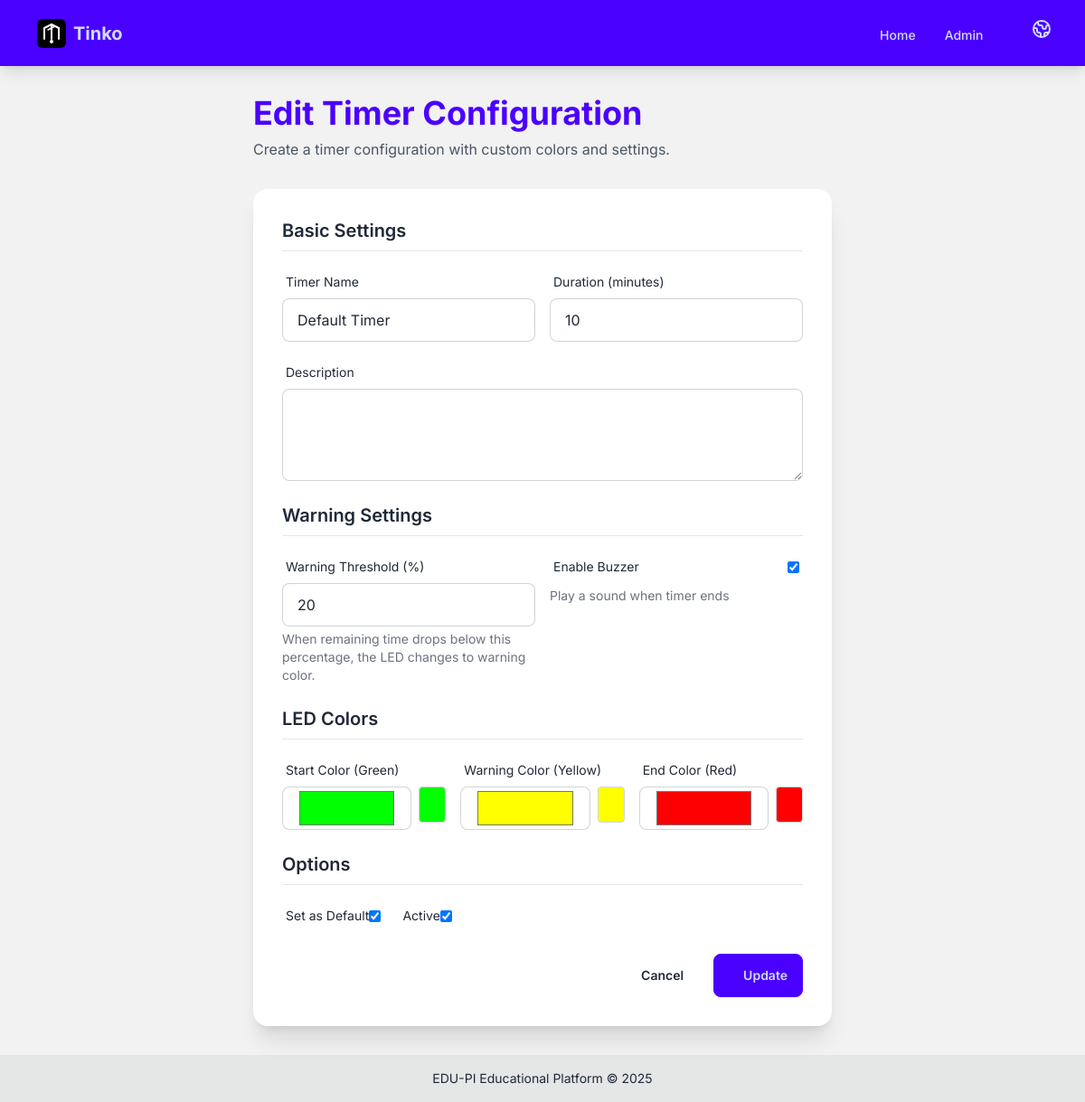
Page /plugins/edupi/activity_timer/configs/1/edit/ on the committed database.
### plugins/edupi/activity_timer/models.py (models this page shows, shortened)
class TimerConfig(models.Model):
    name = models.CharField(
        max_length=100,
        help_text=_("Name of the timer configuration"),
    )
    description = models.TextField(
        blank=True,
        help_text=_("Description of when to use this timer"),
    )
    duration_minutes = models.PositiveIntegerField(
        default=10,
        help_text=_("Duration in minutes"),
    )
    warning_threshold_percent = models.PositiveIntegerField(
        default=20,
        help_text=_("Percentage remaining when warning color appears"),
    )
    enable_buzzer = models.BooleanField(
        default=True,
        help_text=_("Play buzzer sound when timer ends"),
    )
    led_color_start = models.CharField(
        max_length=7,
        default="#00FF00",
        help_text=_("Hex color code for timer start (green)"),
    )
    led_color_warning = models.CharField(
        max_length=7,
        default="#FFFF00",
        help_text=_("Hex color code for warning state (yellow)"),
    )
    led_color_end = models.CharField(
        max_length=7,
        default="#FF0000",
        help_text=_("Hex color code for timer end (red)"),
    )
    is_default = models.BooleanField(
        default=False,
        help_text=_("Use this as the default configuration"),
    )
    is_active = models.BooleanField(
        default=True,
        help_text=_("Whether this configuration is active"),
    )
    created_at = models.DateTimeField(auto_now_add=True)
    updated_at = models.DateTimeField(auto_now=True)
    class Meta:
        app_label = "edupi_activity_timer"
        verbose_name = _("Timer Configuration")
        verbose_name_plural = _("Timer Configurations")
        ordering = ["name"]

### plugins/edupi/activity_timer/views.py (the view, shortened to what this page needs)
class TimerConfigUpdateView(View):
    def get(self, request, config_id):
        config = get_object_or_404(TimerConfig, id=config_id)
        form = TimerConfigForm(instance=config)
        context = {
            "title": _("Edit Timer Configuration"),
            "form": form,
            "config": config,
            "action": _("Update"),
        }
        return render(request, "activity_timer/config_form.html", context)

### plugins/edupi/activity_timer/templates/activity_timer/config_form.html (shortened to what this page needs)
{% extends "base.html" %}
{% load i18n %}
{% block content %}
<div class="container mx-auto px-4 py-8 max-w-2xl">
    <div class="mb-8">
        <h1 class="text-4xl font-bold text-primary mb-2">{{ title }}</h1>
        <p class="text-gray-600">
            {% trans "Create a timer configuration with custom colors and settings." %}
        </p>
    </div>
    <div class="card bg-base-100 shadow-xl">
        <div class="card-body">
            <form id="config-form" method="post" action="{% if config %}{% url 'activity_timer:config_update' config.id %}{% else %}{% url 'activity_timer:config_create' %}{% endif %}">
                <div class="mb-6">
                    <h2 class="text-xl font-semibold mb-4 pb-2 border-b">{% trans "Basic Settings" %}</h2>
                    <div class="grid grid-cols-1 md:grid-cols-2 gap-4">
                        <div class="form-control">
                            <label class="label">
                                <span class="label-text">{{ form.name.label }}</span>
                            </label>
                            {{ form.name }}
                        </div>
                        <div class="form-control">
                            <label class="label">
                                <span class="label-text">{{ form.duration_minutes.label }}</span>
                            </label>
                            {{ form.duration_minutes }}
                        </div>
                    </div>
                    <div class="form-control mt-4">
                        <label class="label">
                            <span class="label-text">{{ form.description.label }}</span>
                        </label>
                        {{ form.description }}
                    </div>
                </div>
                <div class="mb-6">
                    <h2 class="text-xl font-semibold mb-4 pb-2 border-b">{% trans "Warning Settings" %}</h2>
                    <div class="grid grid-cols-1 md:grid-cols-2 gap-4">
                        <div class="form-control">
                            <label class="label">
                                <span class="label-text">{{ form.warning_threshold_percent.label }}</span>
                            </label>
                            {{ form.warning_threshold_percent }}
                            <p class="text-sm text-gray-500 mt-1">
                                {% trans "When remaining time drops below this percentage, the LED changes to warning color." %}
                            </p>
                        </div>
                        <div class="form-control">
                            <label class="label cursor-pointer">
                                <span class="label-text">{{ form.enable_buzzer.label }}</span>
                                {{ form.enable_buzzer }}
                            </label>
                            <p class="text-sm text-gray-500 mt-1">
                                {% trans "Play a sound when timer ends" %}
                            </p>
                        </div>
                    </div>
                </div>
                <div class="mb-6">
                    <h2 class="text-xl font-semibold mb-4 pb-2 border-b">{% trans "LED Colors" %}</h2>
                    <div class="grid grid-cols-1 md:grid-cols-3 gap-4">
                        <div class="form-control">
                            <label class="label">
                                <span class="label-text">{{ form.led_color_start.label }}</span>
                            </label>
                            <div class="flex gap-2">
                                {{ form.led_color_start }}
                                <div id="preview-start" class="w-10 h-10 rounded border border-gray-300"></div>
                            </div>
                        </div>
                        <div class="form-control">
                            <label class="label">
                                <span class="label-text">{{ form.led_color_warning.label }}</span>
                            </label>
                            <div class="flex gap-2">
                                {{ form.led_color_warning }}
                                <div id="preview-warning" class="w-10 h-10 rounded border border-gray-300"></div>
                            </div>
                        </div>
                        <div class="form-control">
                            <label class="label">
                                <span class="label-text">{{ form.led_color_end.label }}</span>
                            </label>
                            <div class="flex gap-2">
                                {{ form.led_color_end }}
                                <div id="preview-end" class="w-10 h-10 rounded border border-gray-300"></div>
                            </div>
                        </div>
                    </div>
                </div>
                <div class="mb-6">
                    <h2 class="text-xl font-semibold mb-4 pb-2 border-b">{% trans "Options" %}</h2>
                    <div class="flex gap-4">
                        <div class="form-control">
                            <label class="label cursor-pointer">
                                <span class="label-text">{{ form.is_default.label }}</span>
                                {{ form.is_default }}
                            </label>
                        </div>
                        <div class="form-control">
                            <label class="label cursor-pointer">
                                <span class="label-text">{{ form.is_active.label }}</span>
                                {{ form.is_active }}
                            </label>
                        </div>
                    </div>
                </div>
                <div class="flex gap-4 justify-end">
                    <a href="{% url 'activity_timer:config_list' %}" class="btn btn-ghost">
                        {% trans "Cancel" %}
                    </a>
                    <button type="submit" class="btn btn-primary">
                        {{ action }}
                    </button>
                </div>
            </form>
        </div>
    </div>
</div>
{% endblock %}

### templates/base.html (style rules this page uses)
body { font-family: 'Inter', sans-serif; }

### rows in the picture
TimerConfig: name "Default Timer", duration_minutes "10", warning_threshold_percent "20", enable_buzzer "☑", led_color_start "#00ff00", led_color_warning "#ffff00", led_color_end "#ff0000", is_default "☑", is_active "☑"

### other values in the picture
{{ title }} "Edit Timer Configuration"
{{ action }} "Update"
